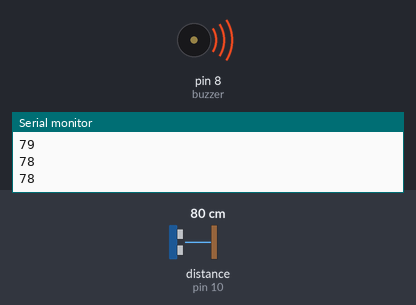
A sketch run on a simulated Arduino Uno, built with avr-gcc and run on an emulated ATmega328P. Shown: buzzer (waves = sounding, pin HIGH), the last lines printed to the serial monitor. Wiring (inferred from the names in the program): ultrasonic range finder: trigger pin 9; echo pin 10. The test bench sets the inputs (shaded band); at power-on: distance to the obstacle (sensor on pin 10) 80 cm. The echo pulse lasts 58.3 µs per cm; pins used as bus, display or sensor lines are not drawn.

Above: at 1.8 s.
1.9 s: distance to the obstacle (sensor on pin 10) set to 133 cm
At 2.37 s:
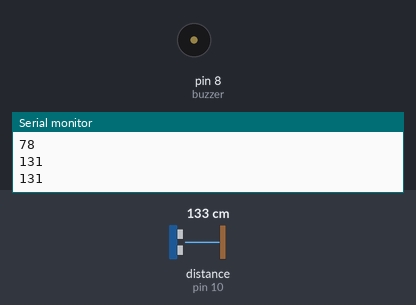
5.4 s: distance to the obstacle (sensor on pin 10) set to 132 cm
At 6.1 s:
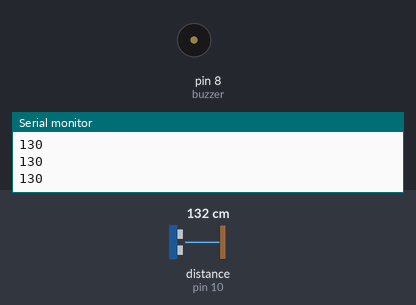
6.9 s: distance to the obstacle (sensor on pin 10) set to 120 cm
At 7.5 s:
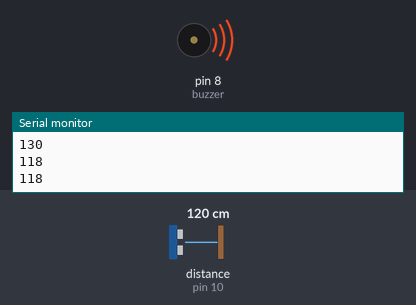
8.4 s: distance to the obstacle (sensor on pin 10) set to 76 cm
10.2 s: distance to the obstacle (sensor on pin 10) set to 68 cm
At 11.4 s:
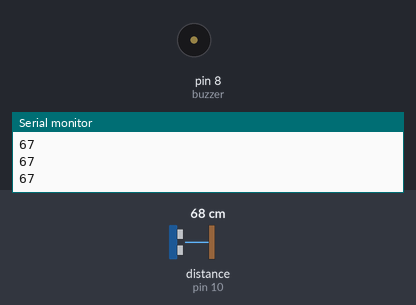
Timing chart, 0 to 13.2 s (numbered marks = the images above; inputs shaded):
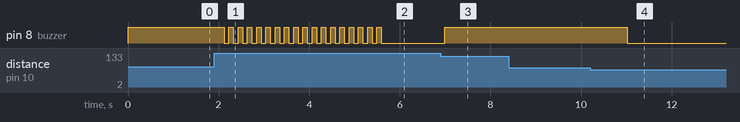

Measured:
- the behaviour switches between 133 and 132 cm on distance to the obstacle (sensor on pin 10) (found by bisection; images 1 and 2)
- the behaviour switches between 72 and 71 cm on distance to the obstacle (sensor on pin 10) (found by bisection; images 3 and 4)
- after the input at 1.9 s, pin 8 (buzzer): alternates HIGH for 0.10 s and LOW for 0.10 s, starting after 0.22 s
- after the input at 5.4 s, pin 8 (buzzer): goes on until 5.6 s, then stays LOW
- after the input at 6.9 s, pin 8 (buzzer): LOW → HIGH after 0.10 s
- after the input at 10.2 s, pin 8 (buzzer): HIGH → LOW after 0.82 s

The sketch:

Ultrasonic_Blind_Stick.ino
```cpp
/*
 * Created by Varun Pandithurai(E-Guy)
 * CEO at Hardware Hackerz
 * E-mail: varunpmas@gmail.com
 */
 const int trigPin =9;//define pin number
 const int echoPin =10;//define pin number
 int buzzer = 8;//define pin number
 int distance;//define variables
 long duration;//define variables
 void setup() {
 pinMode(trigPin,OUTPUT);
 pinMode(echoPin,INPUT);
 pinMode(buzzer,OUTPUT);
 Serial.begin(9600);

}

void loop() {
  digitalWrite(trigPin,LOW);
  delayMicroseconds(2);

  digitalWrite(trigPin,HIGH);
  delayMicroseconds(8);

  digitalWrite(trigPin,LOW);

 duration = pulseIn(echoPin,HIGH);

 distance = duration*0.034/2;
 Serial.println(distance);
 if(distance >70 && distance <130)
 {
  Serial.println(distance);
  digitalWrite(buzzer,HIGH);//if the distance is greater than 2 feet and less than 4 feet
  delay(1000);
 }
 else if(distance >130 && distance <200)
 {
  Serial.println(distance);
  digitalWrite(buzzer,HIGH);//if the distance is greater than 4 feet and less than 6.5 feet
  delay(100);
   digitalWrite(buzzer,LOW);
  delay(100);
   digitalWrite(buzzer,HIGH);
  delay(100);
   digitalWrite(buzzer,LOW);
  delay(100);
  }
  else
  {
    digitalWrite(buzzer,LOW);
    delay(100);
  }
  }
```
